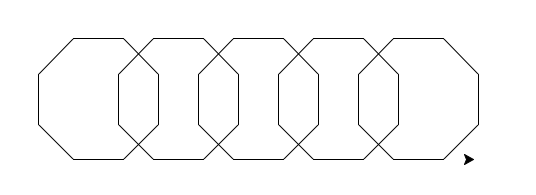

This figure's Python source:
from turtle import *

# problem: draw 5 octogons that overlap each other

# my solution: I use the program from 5circles.py
# and I replaced the instruction "circle()" by the code that draws an octogon from octogon.py

# this draws five circles
for n in range(5):
   # this draws one octogone
   for n in range(8):
      forward(50)
      left(45)
   # This moves the turtle without drawing
   penup()
   forward(80)
   pendown()

done()
